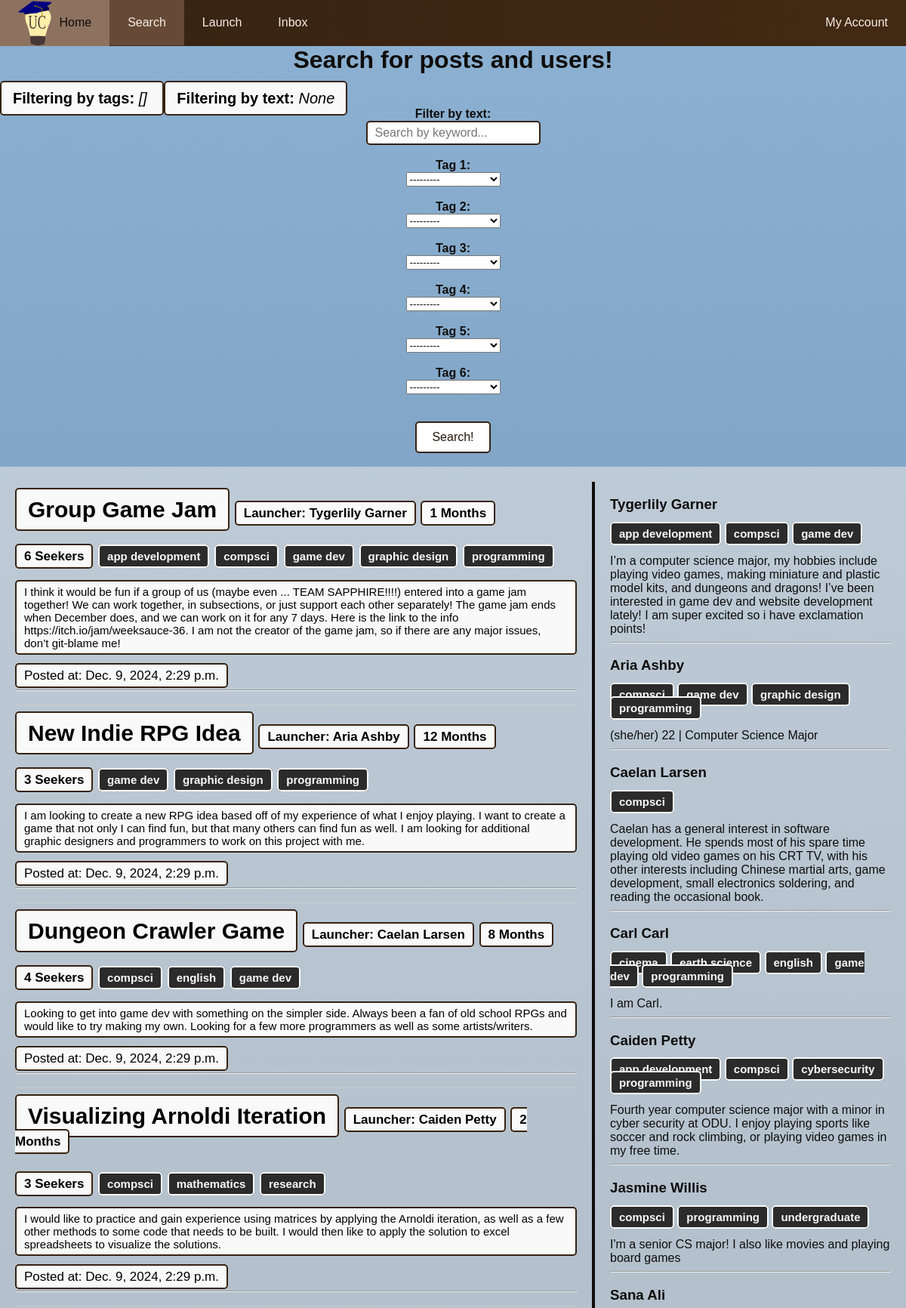
The app's page /search/ (upper part) with its own data.
### database/models.py (models this page shows, shortened)
class UserPost(models.Model):  # made this sinfular
    project_name = models.CharField(max_length=30)
    num_required = models.IntegerField()
    project_length = models.IntegerField(default=6) # expected length of the project in months (added for parity with CreatePost form)
    post_body = models.CharField(max_length=4096, default="No post body.")
    author = models.ForeignKey(User, on_delete=models.CASCADE, null=True)
    recency_score = models.IntegerField(default=0)
    publish_datetime = models.DateTimeField(default=timezone.now(), null=True)
    tags = models.ManyToManyField(Tag, max_length=6)

class User(
    models.Model
):  # made this singular because one object does not contain multiple users.
    school_email = models.EmailField()
    password = models.CharField(
        max_length=60
    )  # with authentification does uconnect need to store this??
    first_name = models.CharField(max_length=50, default="First name")
    last_name = models.CharField(max_length=50, default="Last name")
    biography = models.CharField(
        max_length=1000,
        default="This user has thus far opted to maintain an air of mystery.",
    )
    tags = models.ManyToManyField(Tag, max_length=6)
    def __str__(self):
        return self.first_name + " " + self.last_name

class Tag(
    models.Model
):  # Changed to just "Tag" since it seems we're using a single tag pool for posts/users
    name = models.CharField(max_length=15)
    def __str__(self):
        return self.name

### database/views.py (the view)
# urls.py: path('search/', views.search, name="search"),
def search(request):
    posts = UserPost.objects.all()
    users = User.objects.all()
    if request.method == "POST":
        form = FilterForm(request.POST)
        if form.is_valid():
            selected_tags = [
                form.cleaned_data[f'tag_{i}']
                for i in range(1, 7)
                if form.cleaned_data.get(f'tag_{i}')
            ]
            redirect_path = "../search?"
            search_substring = form.cleaned_data['keywords']
            if selected_tags:
                redirect_path += "tags=" + ",".join([tag.name for tag in selected_tags]) # TODO: Doesn't properly handle multiple , maybe fixed
                if search_substring:
                    redirect_path += "&"
            if search_substring:
                redirect_path += "text=" + search_substring
            return HttpResponseRedirect(redirect_path)
        else:
            print("INVALID FORM!")
            print(form.errors)
    else:
        form = FilterForm()
        tags = request.GET.getlist('tags')
        text = request.GET.get('text')
        """if tags:
            scored_posts = []
            scored_users = []

            for post in posts:
                hit_count = 0
                for tag in post.tags.all():
                    if tag.name in(tags):
                        hit_count += 1
                if hit_count >= 1:
                    scored_posts.append((post, hit_count))

            for user in users:
                hit_count = 0
                for tag in user.tags.all():
                    if tag.name in(tags):
                        hit_count += 1
                if hit_count >= 1:
                    scored_users.append((user, hit_count))

            scored_posts.sort(key=lambda x: x[1], reverse=True)
            posts = [p[0] for p in scored_posts]

            scored_users.sort(key=lambda x: x[1], reverse=True)
            users = [u[0] for u in scored_users]

        if text:
            start_posts = posts
            start_users = users

            posts = [p for p in start_posts if text in p.post_body]
            users = [u for u in start_users if text in u.biography]"""
        if tags:
            tag_list = tags[0].split(",")  # Splitting the tag list from query string
            posts = posts.filter(tags__name__in=tag_list).distinct()
            users = users.filter(tags__name__in=tag_list).distinct()
        if text:
            posts = posts.filter(post_body__icontains=text)
            users = users.filter(biography__icontains=text)
    return render(request, 'database/pages/search.html', {
        'form': form,
        'posts': posts,
        'users': users,
        'filter_tags': tags,
        'filter_text': text,
    })

### database/forms.py
class FilterForm(Form):
    keywords = forms.CharField(
        required=False,
        label="Filter by text:",
        widget=forms.TextInput(attrs={'placeholder': 'Search by keyword...'})
    )
    tag_1 = forms.ModelChoiceField(queryset=Tag.objects.all(), required=False, label="Tag 1")
    tag_2 = forms.ModelChoiceField(queryset=Tag.objects.all(), required=False, label="Tag 2")
    tag_3 = forms.ModelChoiceField(queryset=Tag.objects.all(), required=False, label="Tag 3")
    tag_4 = forms.ModelChoiceField(queryset=Tag.objects.all(), required=False, label="Tag 4")
    tag_5 = forms.ModelChoiceField(queryset=Tag.objects.all(), required=False, label="Tag 5")
    tag_6 = forms.ModelChoiceField(queryset=Tag.objects.all(), required=False, label="Tag 6")

### database/templates/database/pages/search.html (shortened to what this page needs)
{% load static %}
<!DOCTYPE html>
<head>
  <link rel="stylesheet" href="{% static '/css/style.css' %}">
</head>
<header>
	<nav><div id="navbar">
			<ul>
				<li><a href="/home"><img src="{% static '/images/logo.svg' %}" alt="logo">Home</a></li>
        <li class="active"><a href="/search">Search</a></li>
				<li><a href="/launch">Launch</a></li>
				<li><a href="/inbox">Inbox</a></li>
        <li style="float:right"><a href="/account">My Account</a></li>
			</ul>
	</div></nav>
        <body>
            <br>
            <h1 style="text-align:center;">Search for posts and users!</h1>
            <body>
              <span class="filter-style"><strong> Filtering by tags: </strong><i>{{ filter_tags }} </i></span>
              <span class="filter-style"><strong> Filtering by text: </strong><i>{{ filter_text }} </i></span>
            </span> </body>
            <tr>
              <form method="post">
                {% for field in form %}
                    <div class="fieldWrapper" style="text-align: center;">
                       <strong> {{ field.label_tag }} </strong><br> {{ field }}
                    </div>
                    <br>
                    {% endfor %}
                    <br>
                    <div class="search-submit-button">
                    <input type = "submit" value="Search!">
                    </div>
                </form>
              <br>
              <div class="scrollable-container">
                <div class="posts-section">
                {% for post in posts %}
                <div class="post">
                <h2>
                <span class="project-name">{{ post.project_name }}</span>
                <span class="post-author">Launcher: {{ post.author }}</span>
                <span class="num-required">{{ post.project_length }} Months</span>
                <br> <br>
                <span class="num-required">{{ post.num_required }} Seekers</span>
                {% for tag in post.tags.all %}
                  <span class="tags-style"><td>{{ tag.name }}</td></span>
                {% endfor %}
                </h2>
              <div class="post-class">
              {{ post.post_body }}
              </div>
              <br>
              <span class="num-required">Posted at: {{ post.publish_datetime }}</span>
               <hr>
                </div>
             {% endfor %}
            </div>
        <div class="divider"></div>
        <div class="users-section">
        </tr>
        {% for user in users %}
        <tr>
            <h3><td>{{ user.first_name }}</td>
            <td>{{ user.last_name }}</td> </h3>
            {% for tag in user.tags.all %}
            <span class="tags-style"><td><strong>{{ tag.name }}</strong></td></span>
            {% endfor %}
            <br><br>
            <td>{{ user.biography }}</td>
        </tr>
        <hr>
        {% endfor %}
            </body>
</header>

### database/static/css/style.css (style rules this page uses)
body { background-image: linear-gradient(#8cb1d2, #4c7191); font-family: Arial, Helvetica, sans-serif; color:#0f0d0b; padding: 0; margin: 0; height: 100%; background-repeat: no-repeat; background-attachment: fixed; }
input[type=submit] { background-color: #FFFFFF; color: #25170a; border: 2px solid #362312; font-size:16px; padding: 10px 20px; cursor: pointer; text-align: center; border-radius: 5px; }
input[type=text] { background-color: #FFFFFF; color: #25170a; border: 2px solid #362312; font-size:16px; padding: 5px 10px; border-radius: 5px; }
.project-name { color:#000000; background-color:#F9F9F9; padding: 10px 15px; border-radius: 5px; border: 2px solid #362312; font-size:30px; }
.post-author { color:#000000; background-color:#F9F9F9; padding: 5px 10px; border-radius: 5px; border: 2px solid #362312; font-size:17px; }
.num-required { color:#000000; background-color:#F9F9F9; padding: 5px 10px; border-radius: 5px; border: 2px solid #362312; font-size:17px; }
.post-class { color:#000000; background-color:#F9F9F9; padding: 5px 10px; border-radius: 5px; border: 2px solid #362312; font-size:15px; }
.tags-style { color:#F9F9F9; background-color:#2b2b2b; padding: 5px 10px; border-radius: 5px; border: 2px solid #F9F9F9; font-size:15px; }
.filter-style { color:#000000; background-color:#F9F9F9; padding: 10px 15px; border-radius: 5px; border: 2px solid #362312; font-size:20px; }
.search-submit-button { text-align: center; }
#navbar { position: relative; left: 0; top: 0; width: 100%; float: left; padding: 0; margin: 0; background-image: linear-gradient(to right,#362312, #422913); }
#navbar ul { text-align: center; padding: 0; margin: 0; background-image: linear-gradient(to right,#362312, #422913); overflow: hidden; }
#navbar li img { height: 60px; width: auto; vertical-align: middle; list-style-type: none; }
#navbar li { padding: 0; margin: 0; float: left; list-style-type: none; }
#navbar li a, #navbar li span { display: inline-block; padding: 0em 1.5em; text-decoration: none; font-family: Arial, Helvetica, sans-serif; line-height: 60px; }
#navbar li a { color: #f7ede5; }
.active { background-color: #664a37; }
a:link { color: white; }
.scrollable-container { display: flex; flex-direction: row; justify-content: space-between; align-items: stretch; background-color: #f7ede583; padding: 20px; gap: 20px; }
.posts-section { flex: 2; max-width: 66%; }
.users-section { flex: 1; max-width: 33%; }
.divider { width: 4px; flex-shrink: 0; background-color: #0f0d0b; }
.post, .user { margin-bottom: 15px; padding-bottom: 10px; border-bottom: 1px solid #ccc; }

### records on screen
UserPost: project_name "Group Game Jam", author "Tygerlily Garner", project_length "1", num_required "6", post_body "I think it would be fun if a group of us (maybe even ... TEAM SAPPHIRE!!!!) entered into a game jam together! We can work together, in subsections, or just support each other separately! The game jam ends when December does, and we can work on it for any 7 days. Here is the link to the info https://itch.io/jam/weeksauce-36. I am not the creator of the game jam, so if there are any major issues, don’t git-blame me!", publish_datetime "Dec. 9, 2024, 2:29 p.m."
Tag: name "app development"
Tag: name "compsci"
Tag: name "game dev"
Tag: name "graphic design"
Tag: name "programming"
UserPost: project_name "New Indie RPG Idea", author "Aria Ashby", project_length "12", num_required "3", post_body "I am looking to create a new RPG idea based off of my experience of what I enjoy playing. I want to create a game that not only I can find fun, but that many others can find fun as well. I am looking for additional graphic designers and programmers to work on this project with me.", publish_datetime "Dec. 9, 2024, 2:29 p.m."
UserPost: project_name "Dungeon Crawler Game", author "Caelan Larsen", project_length "8", num_required "4", post_body "Looking to get into game dev with something on the simpler side. Always been a fan of old school RPGs and would like to try making my own. Looking for a few more programmers as well as some artists/writers.", publish_datetime "Dec. 9, 2024, 2:29 p.m."
Tag: name "english"
UserPost: project_name "Visualizing Arnoldi Iteration", author "Caiden Petty", project_length "2", num_required "3", post_body "I would like to practice and gain experience using matrices by applying the Arnoldi iteration, as well as a few other methods to some code that needs to be built. I would then like to apply the solution to excel spreadsheets to visualize the solutions.", publish_datetime "Dec. 9, 2024, 2:29 p.m."
Tag: name "mathematics"
Tag: name "research"
User: first_name "Tygerlily", last_name "Garner", biography "I’m a computer science major, my hobbies include playing video games, making miniature and plastic model kits, and dungeons and dragons! I’ve been interested in game dev and website development lately! I am super excited so i have exclamation points!"
User: first_name "Aria", last_name "Ashby", biography "(she/her) 22 | Computer Science Major"
User: first_name "Caelan", last_name "Larsen", biography "Caelan has a general interest in software development. He spends most of his spare time playing old video games on his CRT TV, with his other interests including Chinese martial arts, game development, small electronics soldering, and reading the occasional book."
User: first_name "Carl", last_name "Carl", biography "I am Carl."
Tag: name "cinema"
Tag: name "earth science"
User: first_name "Caiden", last_name "Petty", biography "Fourth year computer science major with a minor in cyber security at ODU. I enjoy playing sports like soccer and rock climbing, or playing video games in my free time."
Tag: name "cybersecurity"
User: first_name "Jasmine", last_name "Willis", biography "I'm a senior CS major! I also like movies and playing board games"
Tag: name "undergraduate"
User: first_name "Sana", last_name "Ali"

### other values on screen
{{ filter_tags }} "[]"
{{ filter_text }} "None"
{{ field.label_tag }} "Filter by text:" "Tag 1:" "Tag 2:" "Tag 3:" "Tag 4:" "Tag 5:" "Tag 6:"
